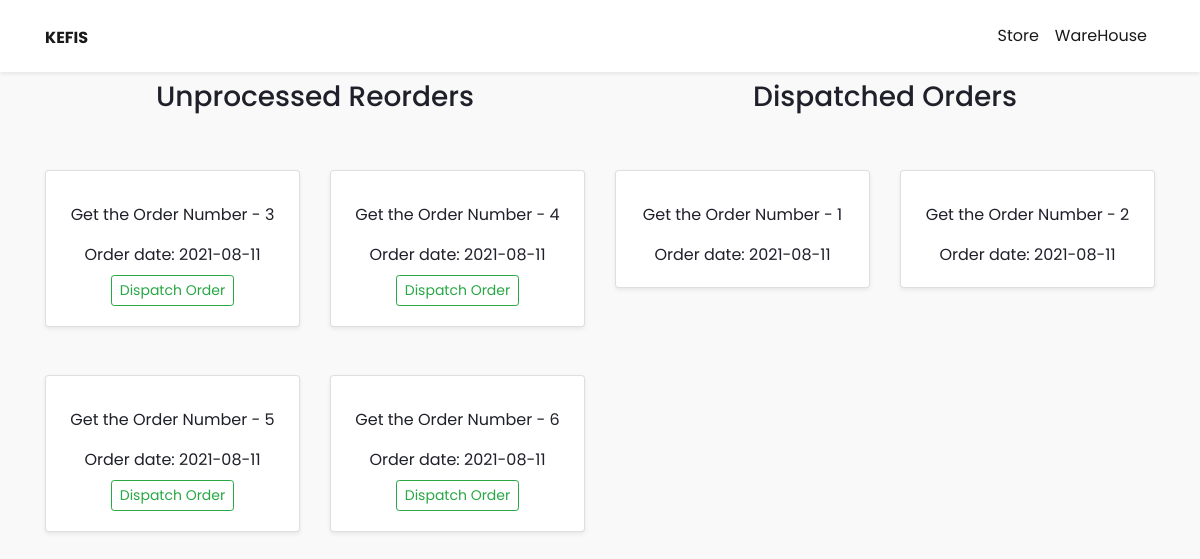
The app's page /list, older data.
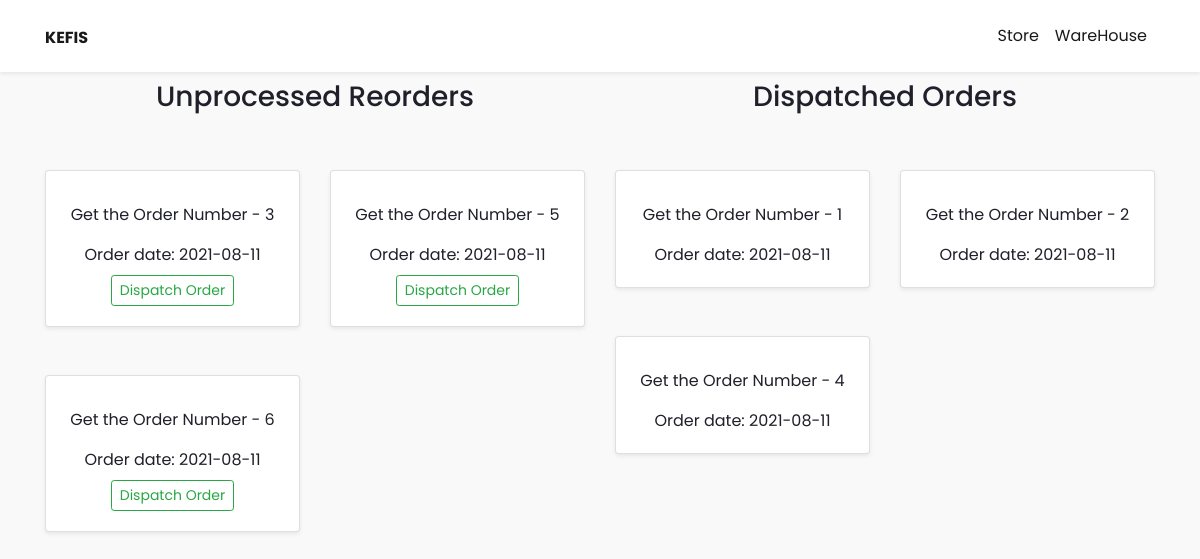
The same page, newer data.
### order/models.py (models this page shows, shortened)
class Order(models.Model):
    item_id = models.ForeignKey('Items', on_delete=models.CASCADE)
    date_order = models.DateTimeField(auto_now_add=True)
    dispatch = models.BooleanField(default=False)

### order/views.py (the view)
# urls.py: path('list', views.order_list, name='order_list'),
def order_list(request):
    dispatched_order = Order.objects.filter(dispatch=True)
    pending_order = Order.objects.filter(dispatch=False)
    context = {
        "dispatched_orders":dispatched_order,
        "pending_orders":list(pending_order),
    }
    return render(request, "order.html", context)

### order/templates/order.html (shortened to what this page needs)
{% extends 'base.html' %}
{% load bootstrap4 %}
{% load static %}
{% load cloudinary %}
{% block content %}
<section>
    <div class="container">
        <div class="row">
            <div class="col-md-6">
                <h3 class="text-center mt-2">Unprocessed Reorders</h3>
                <div class="row">
                    {% for pending_order in pending_orders %}
                    <div class="col-md-6">
                        {% if pending_order %}
                        <div class="card shadow-sm text-center mt-5">
                            <div class="card-body">
                              <p class="card-text">Get the Order Number - {{ pending_order.id }} </p>
                              <span>Order date: {{ pending_order.date_order|date:"Y-m-d" }}</span>
                             <a href="{% url 'dispatch' pending_order.id %}" class="btn btn-outline-success btn-sm mt-2">Dispatch Order</a>
                            </div>
                        </div>
                        {% else %}
                        <h3 class="text-center mt-5">Oops...!!! No Orders Available. Sorry.</h3>
                        {% endif %}
                    </div>
                    {% endfor %}
                </div>
            </div>
            <div class="col-md-6">
                <h3 class="text-center mt-2">Dispatched Orders</h3>
                <div class="row">
                    {% for dispatched in dispatched_orders %}
                    <div class="col-md-6">
                        {% if dispatched %}
                        <div class="card shadow-sm text-center mt-5">
                            <div class="card-body">
                              <p class="card-text">Get the Order Number - {{ dispatched.id }} </p>
                              <span>Order date: {{ dispatched.date_order|date:"Y-m-d" }}</span>                            </div>
                        </div>
                        {% else %}
                        <h3 class="text-center mt-5">Oops...!!! No Dispatched Order Available. Sorry.</h3>
                        {% endif %}
                    </div>
                    {% endfor %}
                </div>
            </div>
        </div>
    </div>
</section>
{% endblock %}

Row changes from the older to the newer data that the page shows:
changed Order id 4: moves from the list under "Unprocessed Reorders" to the list under "Dispatched Orders"
